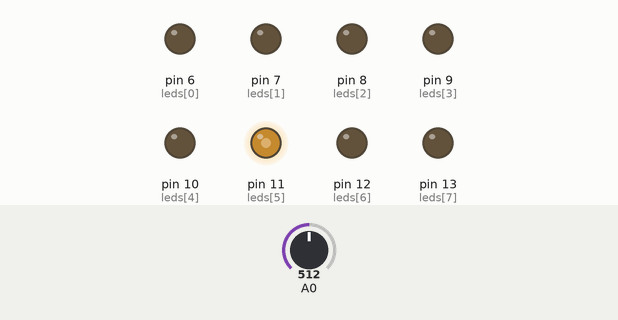
Recording of a sketch running on a simulated Arduino Uno, built with avr-gcc and run on an emulated ATmega328P. Parts: output pins drawn as LEDs (lit = HIGH). Inputs (shaded band) come from the test bench; at power-on: A0 = 512.

Above: at 1.2 s.
1.3 s: A0 set to 716
At 1.8 s:
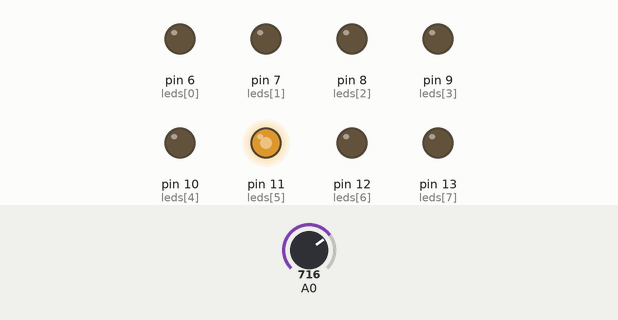
2.8 s: A0 set to 900
At 3.1 s:
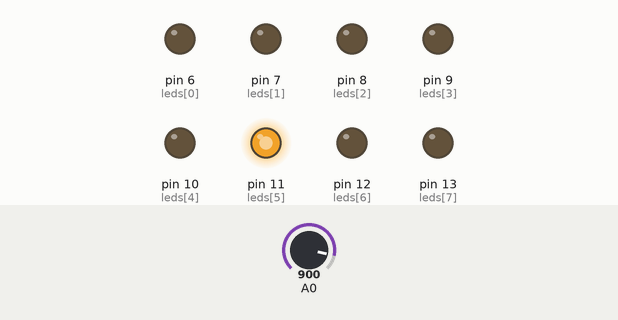
4.3 s: A0 set to 122
At 5.5 s:
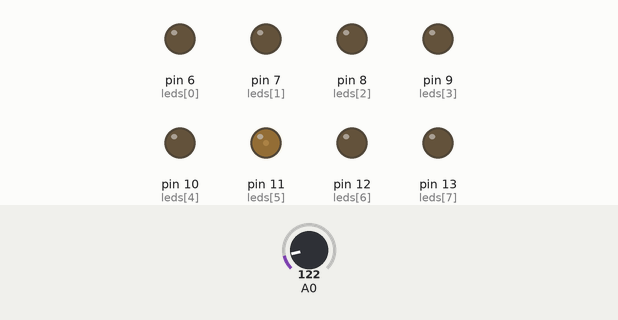
5.8 s: A0 set to 0
At 6.7 s:
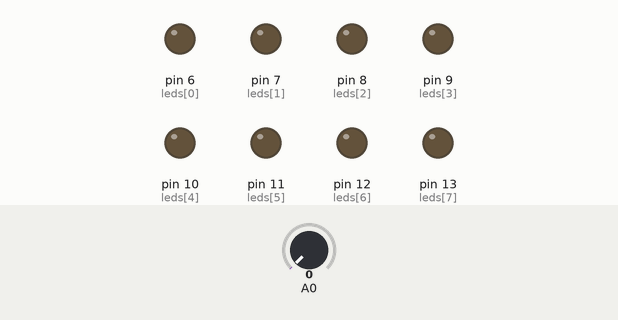
7.3 s: A0 set to 511
At 8.0 s:
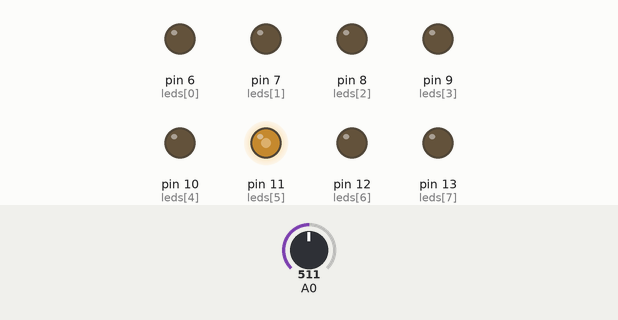
Timing chart, 0 to 9.8 s (numbered marks = the images above; inputs shaded):
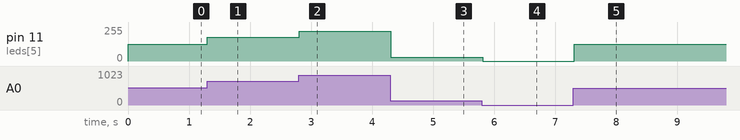

Measured:
- after the input at 1.3 s, pin 11 (leds[5]): 127/255 → 178/255 at once
- after the input at 2.8 s, pin 11 (leds[5]): 178/255 → 224/255 at once
- after the input at 4.3 s, pin 11 (leds[5]): 224/255 → 30/255 at once
- after the input at 5.8 s, pin 11 (leds[5]): 30/255 → 0/255 at once
- after the input at 7.3 s, pin 11 (leds[5]): 0/255 → 127/255 at once

The sketch:

SE_Prog12_EscrituraAnalogica.ino
```cpp
int leds[8] = {6, 7, 8, 9, 10, 11, 12, 13};

void setup() {
  // put your setup code here, to run once:
  for (int i  = 0; i < 8; i++) {
    pinMode(leds[i], OUTPUT);
  }

  Serial.begin(9600);
}

int v, vNueva;
void loop() {
  // put your main code here, to run repeatedly:
  //10bits de resolucion, 5v de referencia, ADC = > 0 - 1023

  v = analogRead(A0);

  vNueva = map(v, 0, 1023, 0, 255); //permite pasar de un intervalo origen a un intervalo destino

  //PWM -> [0 255]

  //pin 11
  analogWrite(leds[5], vNueva);


  delay(100);

}
```
